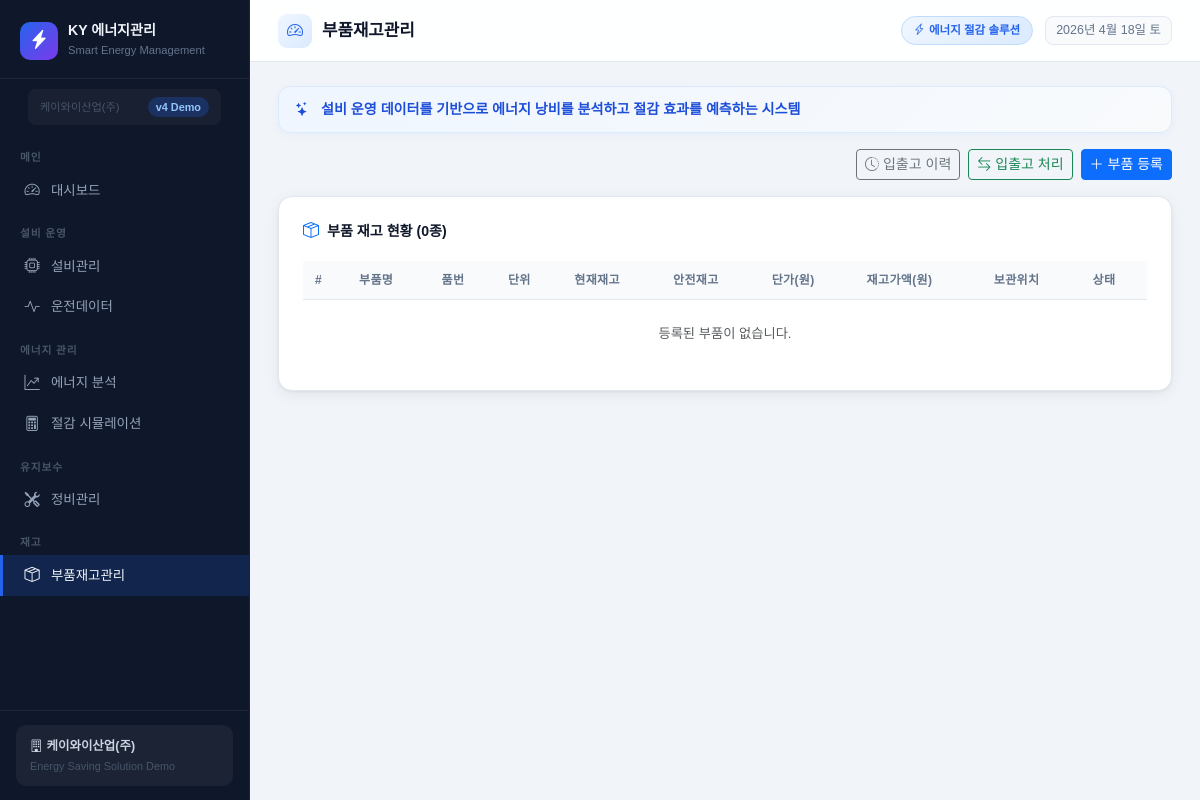
The app's page /inventory/, older data.
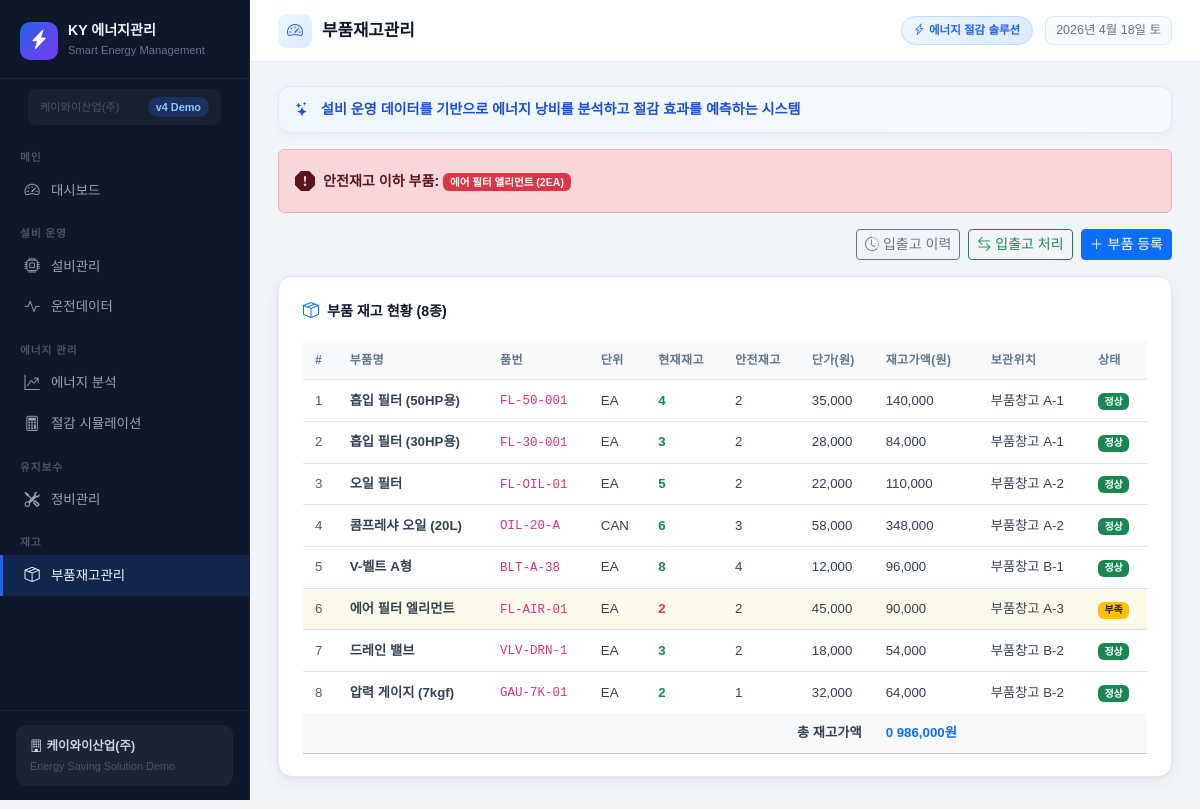
The same page, newer data.
### models.py (models this page shows)
class Part(db.Model):
    __tablename__ = 'parts'
    id           = db.Column(db.Integer, primary_key=True)
    name         = db.Column(db.String(100), nullable=False)
    part_no      = db.Column(db.String(50))
    unit         = db.Column(db.String(20), default='EA')
    stock_qty    = db.Column(db.Integer, default=0)
    safe_qty     = db.Column(db.Integer, default=2)   # 안전재고
    unit_price   = db.Column(db.Float, default=0)
    location     = db.Column(db.String(50))
    memo         = db.Column(db.Text)
    created_at   = db.Column(db.DateTime, default=datetime.utcnow)
    inv_logs     = db.relationship('InventoryLog', backref='part', lazy=True)

### routes/inventory.py (the view)
@inventory_bp.route('/')
def index():
    parts = Part.query.order_by(Part.id).all()
    low_stock = [p for p in parts if p.stock_qty <= p.safe_qty]
    return render_template('inventory/index.html', parts=parts, low_stock=low_stock)

### templates/inventory/index.html (shortened to what this page needs)
{% extends 'base.html' %}
{% block page_title %}부품재고관리{% endblock %}
{% block content %}
{% if low_stock %}
<div class="alert alert-danger d-flex align-items-center gap-2 mb-3" style="font-size:.88rem;">
  <i class="bi bi-exclamation-octagon-fill fs-5"></i>
  <div>
    <strong>안전재고 이하 부품:</strong>
    {% for p in low_stock %}
    <span class="badge bg-danger me-1">{{ p.name }} ({{ p.stock_qty }}{{ p.unit }})</span>
    {% endfor %}
  </div>
</div>
{% endif %}
<div class="d-flex justify-content-end gap-2 mb-3">
  <a href="/inventory/logs" class="btn btn-outline-secondary btn-sm"><i class="bi bi-clock-history me-1"></i>입출고 이력</a>
  <a href="/inventory/inout" class="btn btn-outline-success btn-sm"><i class="bi bi-arrow-left-right me-1"></i>입출고 처리</a>
  <a href="/inventory/new_part" class="btn btn-primary btn-sm"><i class="bi bi-plus-lg me-1"></i>부품 등록</a>
</div>
<div class="card-box">
  <div class="card-title"><i class="bi bi-box-seam text-primary"></i> 부품 재고 현황 ({{ parts|length }}종)</div>
  <div class="table-responsive">
    <table class="table table-hover table-clean mb-0">
      <thead>
        <tr>
          <th>#</th><th>부품명</th><th>품번</th><th>단위</th>
          <th>현재재고</th><th>안전재고</th><th>단가(원)</th>
          <th>재고가액(원)</th><th>보관위치</th><th>상태</th>
        </tr>
      </thead>
      <tbody>
        {% for p in parts %}
        <tr {% if p.stock_qty <= p.safe_qty %}class="low-stock"{% endif %}>
          <td class="text-muted">{{ loop.index }}</td>
          <td><strong>{{ p.name }}</strong></td>
          <td><code style="font-size:.78rem;">{{ p.part_no or '-' }}</code></td>
          <td>{{ p.unit }}</td>
          <td>
            <span class="fw-bold {% if p.stock_qty <= p.safe_qty %}text-danger{% else %}text-success{% endif %}">
              {{ p.stock_qty }}
            </span>
          </td>
          <td>{{ p.safe_qty }}</td>
          <td>{{ "{:,.0f}".format(p.unit_price) }}</td>
          <td>{{ "{:,.0f}".format(p.stock_qty * p.unit_price) }}</td>
          <td>{{ p.location or '-' }}</td>
          <td>
            {% if p.stock_qty == 0 %}
              <span class="badge bg-danger">품절</span>
            {% elif p.stock_qty <= p.safe_qty %}
              <span class="badge bg-warning text-dark">부족</span>
            {% else %}
              <span class="badge bg-success">정상</span>
            {% endif %}
          </td>
        </tr>
        {% else %}
        <tr><td colspan="10" class="text-center text-muted py-4">등록된 부품이 없습니다.</td></tr>
        {% endfor %}
      </tbody>
      {% if parts %}
      <tfoot>
        <tr class="table-light">
          <td colspan="7" class="text-end fw-semibold">총 재고가액</td>
          <td class="fw-bold text-primary">
            {{ "{:,.0f}".format(parts|sum(attribute='stock_qty') * 0) }}
            {% set total = namespace(v=0) %}
            {% for p in parts %}{% set total.v = total.v + p.stock_qty * p.unit_price %}{% endfor %}
            {{ "{:,.0f}".format(total.v) }}원
          </td>
          <td colspan="2"></td>
        </tr>
      </tfoot>
      {% endif %}
    </table>
  </div>
</div>
{% endblock %}

Row changes from the older to the newer data that the page shows:
added Part: name "에어 필터 엘리먼트", stock_qty "2", unit "EA", part_no "FL-AIR-01", safe_qty "2", unit_price "45,000", p.stock_qty*p.unit_price "90,000", location "부품창고 A-3", shows "부족"
added Part: name "흡입 필터 (50HP용)", part_no "FL-50-001", unit "EA", stock_qty "4", safe_qty "2", unit_price "35,000", p.stock_qty*p.unit_price "140,000", location "부품창고 A-1", shows "정상"
added Part: name "흡입 필터 (30HP용)", part_no "FL-30-001", unit "EA", stock_qty "3", safe_qty "2", unit_price "28,000", p.stock_qty*p.unit_price "84,000", location "부품창고 A-1", shows "정상"
added Part: name "오일 필터", part_no "FL-OIL-01", unit "EA", stock_qty "5", safe_qty "2", unit_price "22,000", p.stock_qty*p.unit_price "110,000", location "부품창고 A-2", shows "정상"
added Part: name "콤프레샤 오일 (20L)", part_no "OIL-20-A", unit "CAN", stock_qty "6", safe_qty "3", unit_price "58,000", p.stock_qty*p.unit_price "348,000", location "부품창고 A-2", shows "정상"
added Part: name "V-벨트 A형", part_no "BLT-A-38", unit "EA", stock_qty "8", safe_qty "4", unit_price "12,000", p.stock_qty*p.unit_price "96,000", location "부품창고 B-1", shows "정상"
added Part: name "드레인 밸브", part_no "VLV-DRN-1", unit "EA", stock_qty "3", safe_qty "2", unit_price "18,000", p.stock_qty*p.unit_price "54,000", location "부품창고 B-2", shows "정상"
added Part: name "압력 게이지 (7kgf)", part_no "GAU-7K-01", unit "EA", stock_qty "2", safe_qty "1", unit_price "32,000", p.stock_qty*p.unit_price "64,000", location "부품창고 B-2", shows "정상"
Text that changed along with them:
{{ parts|length }}: "0" → "8"
{{ "{:,.0f}".format(parts|sum(attribute='stock_qty') * 0) }}: (not shown) → "0"
{{ "{:,.0f}".format(total.v) }}: (not shown) → "986,000"
text no longer shown: "등록된 부품이 없습니다."
text now shown: "안전재고 이하 부품: 총 재고가액 원"
